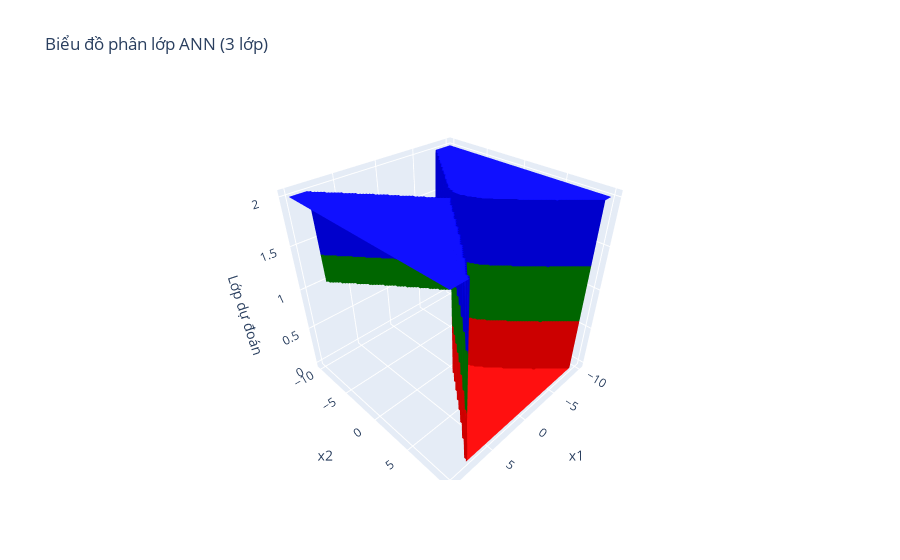

Here is the notebook cell this chart was saved with:
### Code cell
import numpy as np
import plotly.graph_objects as go

# Tạo lưới điểm trên mặt phẳng
x1 = np.linspace(-10, 10, 100)
x2 = np.linspace(-10, 10, 100)
xx, yy = np.meshgrid(x1, x2)

# Tính output softmax cho từng điểm và xác định lớp dự đoán
zz = np.zeros_like(xx)
for i in range(xx.shape[0]):
    for j in range(xx.shape[1]):
        x = np.array([xx[i, j], yy[i, j]])
        y = ann.feedforward(x)
        zz[i, j] = np.argmax(y)  # lớp có xác suất cao nhất

# Vẽ biểu đồ phân lớp 3D
fig = go.Figure(data=[go.Surface(
    x=xx, y=yy, z=zz,
    colorscale=[ [0, 'red'], [0.333, 'red'],
                 [0.333, 'green'], [0.666, 'green'],
                 [0.666, 'blue'], [1, 'blue'] ],
    showscale=False
)])

fig.update_layout(
    title='Biểu đồ phân lớp ANN (3 lớp)',
    scene=dict(
        xaxis_title='x1',
        yaxis_title='x2',
        zaxis_title='Lớp dự đoán'
    )
)
fig.show()

### Figure 1 — Plotly figure (JSON) as saved in the notebook; plotly's stock layout.template omitted (floating-point values rounded to 4 significant figures; data arrays with more than 128 entries replaced by an {"elided": "..."} marker saying what was removed)
{"data": [{"colorscale": [[0, "red"], [0.333, "red"], [0.333, "green"], [0.666, "green"], [0.666, "blue"], [1, "blue"]], "showscale": false, "type": "surface", "x": {"elided": "100x100 float values"}, "y": {"elided": "100x100 float values"}, "z": {"elided": "100x100 float values"}}], "layout": {"scene": {"xaxis": {"title": {"text": "x1"}}, "yaxis": {"title": {"text": "x2"}}, "zaxis": {"title": {"text": "Lớp dự đoán"}}}, "title": {"text": "Biểu đồ phân lớp ANN (3 lớp)"}}}
